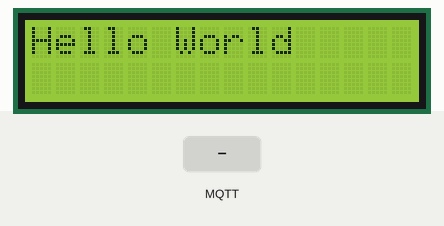
Recording of a sketch running on a simulated ESP8266 (NodeMCU). On the bench: 16×2 character LCD. Inputs (shaded band) come from the test bench. WiFi joins after 1.5 s; servers stay silent unless stated; no MQTT or app messages arrive unless stated; what the sketch prints to the serial monitor is not drawn.

Above: at 2.8 s.
2.9 s: MQTT message "1" arrives on the first subscribed topic
At 3.2 s:
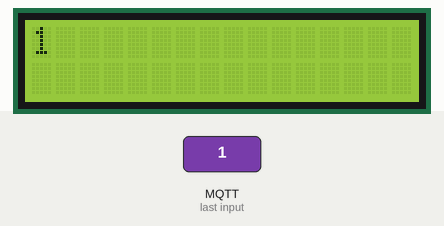
4.4 s: MQTT message "on" arrives on the first subscribed topic
At 5.6 s:
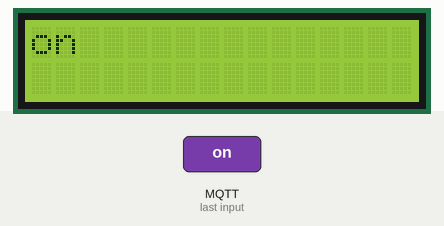
5.9 s: MQTT message "off" arrives on the first subscribed topic
At 6.9 s:
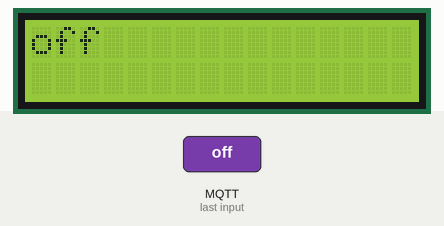
Timing chart, 0 to 8.9 s (numbered marks = the images above; inputs shaded):
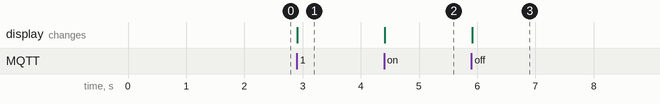

Measured:
- after the input at 2.9 s, the display: changes at once (image 1)
- after the input at 4.4 s, the display: changes at once (image 2)
- after the input at 5.9 s, the display: changes at once (image 3)

The sketch:

sketch_smartparking_lcd.ino
```cpp
#include <WiFiClientSecure.h>
#include <ESP8266WiFi.h>
#include <PubSubClient.h>
#include <LiquidCrystal_I2C.h>

const char* ssid = "FSB-201";      //Wifi connect
const char* password = "123@123a";   //Password

const char* mqtt_broker = "192.168.1.69"; // Change it
const int mqtt_port = 1883;
const char *mqtt_topic = "smartparking/lcd_parking";
const char* mqtt_username = "fsb2024"; //User
const char* mqtt_password = "12345678"; //Password

WiFiClient espClient;
PubSubClient mqtt_client(espClient);

int lcdColumns = 16;
int lcdRows = 2;

LiquidCrystal_I2C lcd(0x27, lcdColumns, lcdRows);

void connectToWiFi();
void connectToMQTTBroker();
void mqttCallback(char *topic, byte *payload, unsigned int length);

void setup() {
    Serial.begin(9600);

    lcd.init();           // Initialize the LCD
    lcd.backlight();      // Turn on the backlight
    lcd.setCursor(0, 0);  // Set cursor to the first row, first column
    lcd.print("Hello World");

    connectToWiFi();
    mqtt_client.setServer(mqtt_broker, mqtt_port);
    mqtt_client.setCallback(mqttCallback);
    connectToMQTTBroker();
}

void connectToWiFi() {
    WiFi.begin(ssid, password);
    Serial.print("Connecting to WiFi");
    while (WiFi.status() != WL_CONNECTED) {
        delay(500);
        Serial.print(".");
    }
    Serial.println("\nConnected to the WiFi network");
}

void connectToMQTTBroker() {
    while (!mqtt_client.connected()) {
        String client_id = "esp8266-client-" + String(WiFi.macAddress());
        Serial.printf("Connecting to MQTT Broker as %s.....\n", client_id.c_str());
        if (mqtt_client.connect(client_id.c_str(), mqtt_username, mqtt_password)) {
            Serial.println("Connected to MQTT broker");
            mqtt_client.subscribe(mqtt_topic);
        } else {
            Serial.print("Failed to connect to MQTT broker, rc=");
            Serial.print(mqtt_client.state());
            Serial.println(" try again in 5 seconds");
            delay(5000);
        }
    }
}

void mqttCallback(char *topic, byte *payload, unsigned int length) {
    Serial.print("Received message: ");

    String message;
    for (int i = 0; i < length; i++) {
        Serial.print((char) payload[i]);
        message += (char)payload[i];
    }
    Serial.println();

    Serial.print("Topic: ");
    Serial.println(topic);
    Serial.print("Message: ");
    Serial.println(message);


    lcd.clear();
    lcd.setCursor(0, 0);


    if (message.length() > 16) {
        lcd.print(message.substring(0, 16));
        lcd.setCursor(0, 1);
        lcd.print(message.substring(16));
    } else {
        lcd.print(message);
    }
}

void loop() {
    if (!mqtt_client.connected()) {
        connectToMQTTBroker();
    }
    mqtt_client.loop();
}
```
